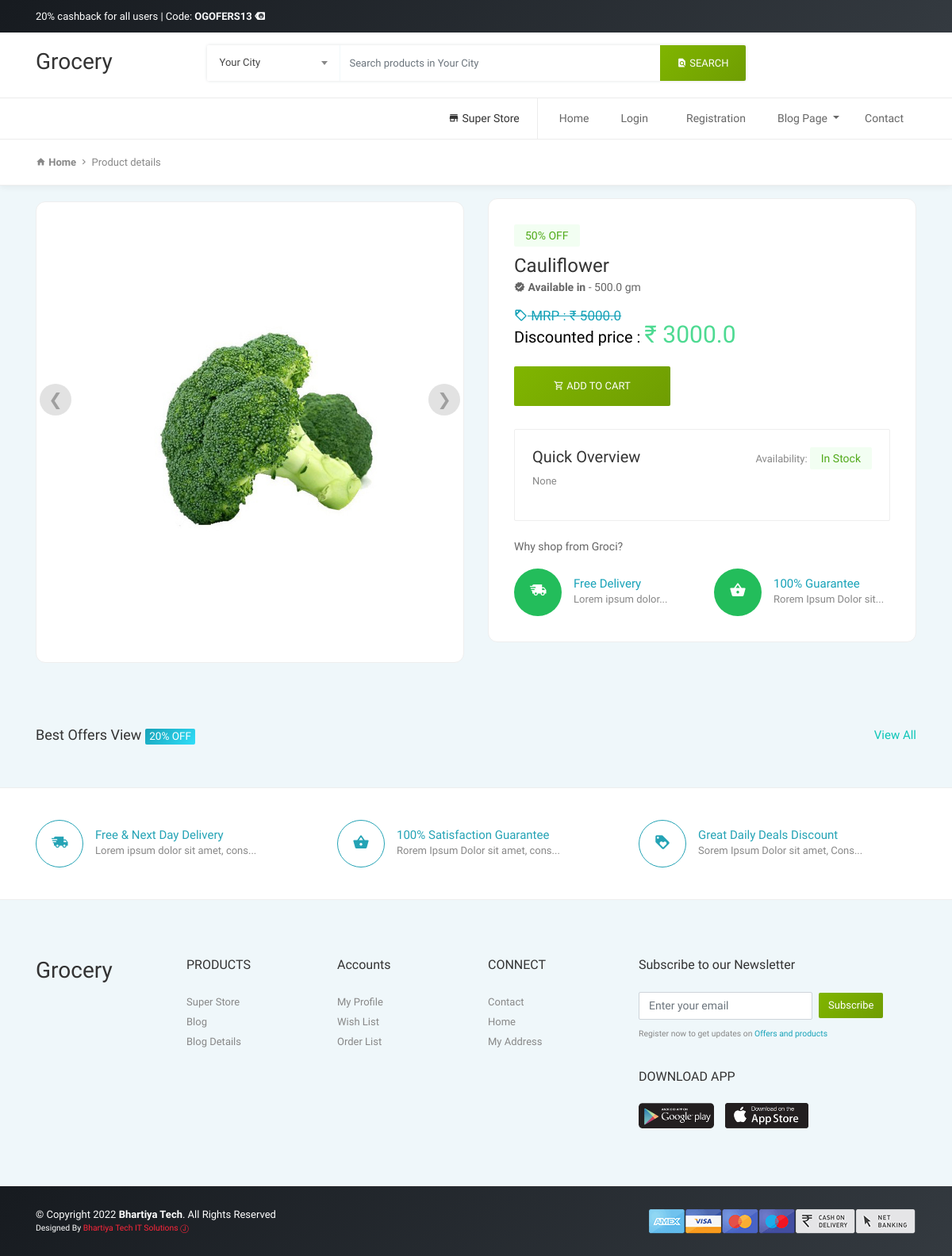
The app's page /productdetail/4 with its own data.
### ehome/models.py (models this page shows)
class Product(models.Model):
    product_title = models.CharField(max_length=100)
    selling_price = models.FloatField(null=True)
    discounted_price = models.FloatField(null=True)
    product_avail = models.FloatField(default=500,null=True)
    brand = models.CharField(max_length=100,null=True)
    product_desc = models.CharField(max_length=400,null=True)
    category = models.CharField(choices=category_choices, max_length=20,null=True)
    product_img = models.ImageField(blank=True, upload_to='static/productimg')

### ehome/views.py (the view)
# urls.py: path('productdetail/<int:pk>', views.ProductDetailView.as_view(), name='productdetail'),
class ProductDetailView(View):
    def get(self,request,pk):
        product = Product.objects.get(pk=pk)
        item_already_in_cart = False
        if request.user.is_authenticated:
            item_already_in_cart = cart.objects.filter(Q(product=product.id) & Q(user=request.user)).exists
        return render(request, 'ehome/product-detail.html',{'product':product,'item_already_in_cart':item_already_in_cart})

### templates/ehome/product-detail.html (shortened to what this page needs)
{% extends 'Basefile/ehomebase.html' %} {% load static %}  {% block body %}
<section class="pt-3 pb-3 page-info section-padding border-bottom bg-white">
  <div class="container">
    <div class="row">
      <div class="col-md-12">
        <a href="#"
          ><strong><span class="mdi mdi-home"></span> Home</strong></a
        >
        <span class="mdi mdi-chevron-right"></span>
        <a href="{% url 'productdetail' product.id %}">Product details</a>
      </div>
    </div>
  </div>
</section>
<section class="shop-single section-padding pt-3">
  <div class="container">
    <div class="row">
      <div class="col-md-6">
        <div class="shop-detail-left mt-1">
          <div>
            <img src="{{product.product_img.url}}" style="width: 100%" />
          </div>
          <a class="prev" onclick="plusSlides(-1)">&#10094;</a>
          <a class="next" onclick="plusSlides(1)">&#10095;</a>
        </div>
      </div>
      <div class="col-md-6 mt-4 mt-md-0">
        <div class="shop-detail-right">
          <span class="badge badge-success">50% OFF</span>
          <h2>{{product.product_title}}</h2>
          <h6>
            <strong><span class="mdi mdi-approval"></span> Available in</strong>
            - {{product.product_avail}} gm
          </h6>
          <p class="regular-price">
            <i class="mdi mdi-tag-outline"></i> MRP : &#8377;
            {{product.selling_price}}
          </p>
          <p class="offer-price mb-0">
            Discounted price :
            <span class="text-success"
              >&#8377; {{product.discounted_price}}</span
            >
          </p>
          {% if not request.user.is_authenticated %}
          <form action="/add-to-cart">
            <button type="submit" class="btn btn-secondary btn-lg">
              <i class="mdi mdi-cart-outline"></i> Add To Cart
            </button>
          </form>
          {% endif %}
          <div class="short-description">
            <h5>
              Quick Overview
              <p class="float-right">
                Availability: <span class="badge badge-success">In Stock</span>
              </p>
            </h5>
            <p>{{product.product_desc}}</p>
          </div>
          <h6 class="mb-3 mt-4">Why shop from Groci?</h6>
          <div class="row">
            <div class="col-md-6">
              <div class="feature-box">
                <i class="mdi mdi-truck-fast"></i>
                <h6 class="text-info">Free Delivery</h6>
                <p>Lorem ipsum dolor...</p>
              </div>
            </div>
            <div class="col-md-6">
              <div class="feature-box">
                <i class="mdi mdi-basket"></i>
                <h6 class="text-info">100% Guarantee</h6>
                <p>Rorem Ipsum Dolor sit...</p>
              </div>
            </div>
          </div>
        </div>
      </div>
    </div>
  </div>
</section>
<section class="product-items-slider section-padding">
  <div class="container">
    <div class="section-header">
      <h5 class="heading-design-h5">
        Best Offers View <span class="badge badge-info">20% OFF</span>
        <a class="float-right text-secondary" href="{% url 'shop' %}"
          >View All</a
        >
      </h5>
    </div>
  </div>
</section>
<section class="section-padding bg-white border-top">
  <div class="container">
    <div class="row">
      <div class="col-lg-4 col-sm-6">
        <div class="feature-box">
          <i class="mdi mdi-truck-fast"></i>
          <h6>Free & Next Day Delivery</h6>
          <p>Lorem ipsum dolor sit amet, cons...</p>
        </div>
      </div>
      <div class="col-lg-4 col-sm-6">
        <div class="feature-box">
          <i class="mdi mdi-basket"></i>
          <h6>100% Satisfaction Guarantee</h6>
          <p>Rorem Ipsum Dolor sit amet, cons...</p>
        </div>
      </div>
      <div class="col-lg-4 col-sm-6">
        <div class="feature-box">
          <i class="mdi mdi-tag-heart"></i>
          <h6>Great Daily Deals Discount</h6>
          <p>Sorem Ipsum Dolor sit amet, Cons...</p>
        </div>
      </div>
    </div>
  </div>
</section>
{% endblock %}

### static/ehome/css/osahan.css (style rules this page uses)
body { background-color: #eff7fa; font-size: 13px; font-family: maven pro, sans-serif; line-height: 25px; color: #888; }
h1, h2, h3, h4, h5, h6 { color: #333; }
p { font-size: 13px; line-height: 22px; color: #888; }
img { height: auto; max-width: 100%; }
img { transform-style: preserve-3d; }
a { text-decoration: none !important; color: #888; transition-duration: 0.4s; }
a, a:hover { text-decoration: none; }
.section-padding { padding: 40px 0; }
.btn-secondary { background: #80b500; background: -moz-linear-gradient(-45deg, #80b500 0%, #6f9d02 100%); background: -webkit-linear-gradient(-45deg, #80b500 0%, #6f9d02 100%); background: linear-gradient(135deg, #80b500 0%, #6f9d02 100%); filter: progid:DXImageTransform.Microsoft.gradient( startColorstr='#80b500',endColorstr='#6f9d02',GradientType=1 ); }
.text-secondary { color: #0cc5b7 !important; }
.bg-success, .btn-success, .btn-outline-success:hover, .badge-success { border-color: transparent !important; background: #4eda92; background: -moz-linear-gradient(-45deg, #4eda92 1%, #56e0cb 100%); background: -webkit-linear-gradient(-45deg, #4eda92 1%, #56e0cb 100%); background: linear-gradient(135deg, #4eda92 1%, #56e0cb 100%); filter: progid:DXImageTransform.Microsoft.gradient( startColorstr='#4eda92',endColorstr='#56e0cb',GradientType=1 ); }
.text-success { color: #4eda92 !important; }
.bg-info, .btn-info, .btn-outline-info:hover, .badge-info { border-color: transparent !important; background: #17a2b8; background: -moz-linear-gradient(-45deg, #17a2b8 1%, #30def9 100%); background: -webkit-linear-gradient(-45deg, #17a2b8 1%, #30def9 100%); background: linear-gradient(135deg, #17a2b8 1%, #30def9 100%); filter: progid:DXImageTransform.Microsoft.gradient( startColorstr='#17a2b8',endColorstr='#30def9',GradientType=1 ); }
.text-info { color: #17a2b8 !important; }
.badge { border-radius: 2px; font-weight: 400; }
.btn { border: medium; border-radius: 2px !important; font-size: 13px; }
.heading-design-h5 { font-size: 18px; margin-bottom: 14px; }
.heading-design-h5 a { font-size: 15px; line-height: 22px; }
.border-top { border-top: 1px solid #eee !important; }
.border-bottom { border-bottom: 1px solid #eee !important; }
.page-info { box-shadow: 0 2px 8px 0 rgba(0, 0, 0, 0.06); border-top: 1px solid #ececec; }
.offer-price { color: #000; font-size: 14px; font-weight: 600; line-height: 16px; }
.regular-price { color: #666 !important; font-size: 11px; font-weight: 500; line-height: 15px; text-decoration: line-through; }
.feature-box p { margin: 0; }
.feature-box h6 { color: #24a3b5; font-size: 15px; font-weight: 500; margin: 0; padding: 10px 0 0; }
.feature-box .mdi { border: 1px solid #24a3b5; border-radius: 50px; color: #24a3b5; display: inline-block; float: left; font-size: 21px; height: 60px; line-height: 56px; margin: 0 15px 0 0; text-align: center; width: 60px; }
.shop-detail-right, .shop-detail-left { background: #fff none repeat scroll 0 0; border: 1px solid #eee; border-radius: 12px; padding: 32px; }
.shop-detail-right .badge { background: #f2fef2 none repeat scroll 0 0; border: 1px solid #51aa1b; border-radius: 2px; color: #51aa1b; font-size: 14px; font-weight: 500; padding: 6px 13px; }
.shop-detail-right h2 { font-size: 24px; font-weight: 100; margin: 10px 0 5px; }
.shop-detail-right > h6 { color: #666; font-size: 14px; margin: 0 0 19px; }
.shop-detail-right .btn { font-weight: 500; margin: 29px 0; padding: 15px 50px; text-transform: uppercase; }
.short-description { background: #fff none repeat scroll 0 0; border: 1px solid #eee; border-radius: 2px; padding: 22px; }
.shop-detail-right .regular-price { font-size: 17px; font-weight: 100; margin: 0 0 8px; color: #17a2b8 !important; }
.shop-detail-right .offer-price { font-size: 20px; font-weight: 300; }
.shop-detail-right .offer-price .text-success { font-size: 30px; font-weight: 500; }
.shop-detail-right .feature-box .mdi { background: #23bd5b none repeat scroll 0 0; border: medium; color: #fff; }
.shop-detail-right .feature-box h6 { font-weight: 400; }
.shop-detail-right .feature-box { margin: 4px 0; }
.prev, .next { cursor: pointer; position: absolute; top: 40%; background: #dbdbdb none repeat scroll 0 0; border-radius: 30px; color: #fff; display: inline-block; font-size: 21px; height: 40px; line-height: 40px; margin: 0 20px; opacity: 0.8; text-align: center; text-transform: uppercase; width: 40px; }
.prev { left: 0; }
.next { right: 0; }

### records on screen
Product: product_img (picture), product_title "Cauliflower", product_avail "500.0", selling_price "5000.0", discounted_price "3000.0", product_desc "None"
